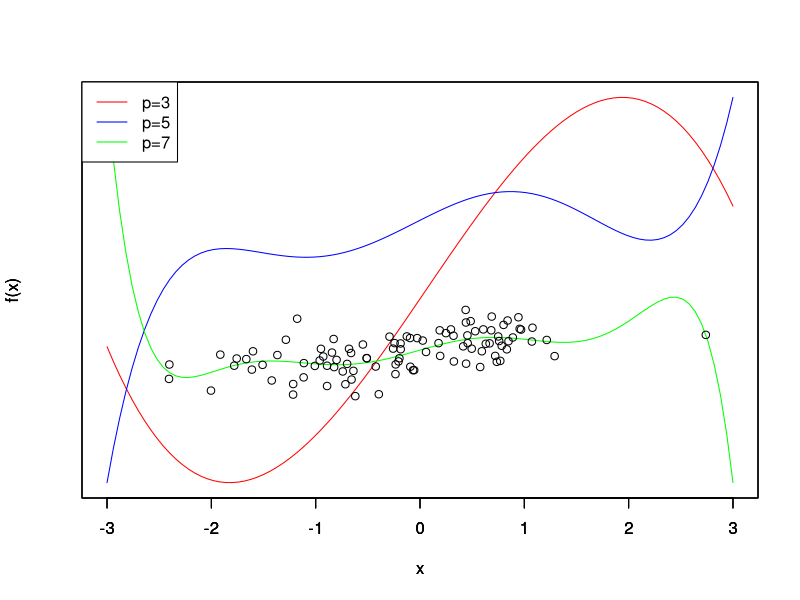
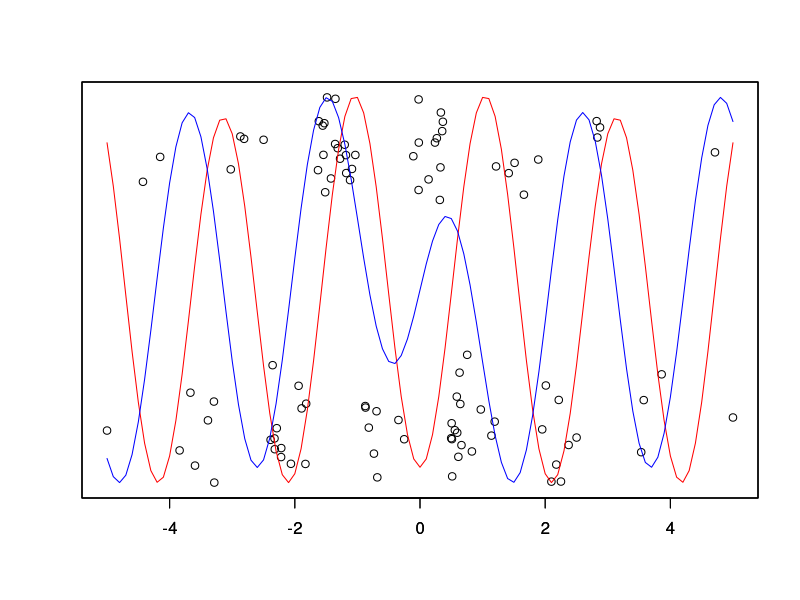
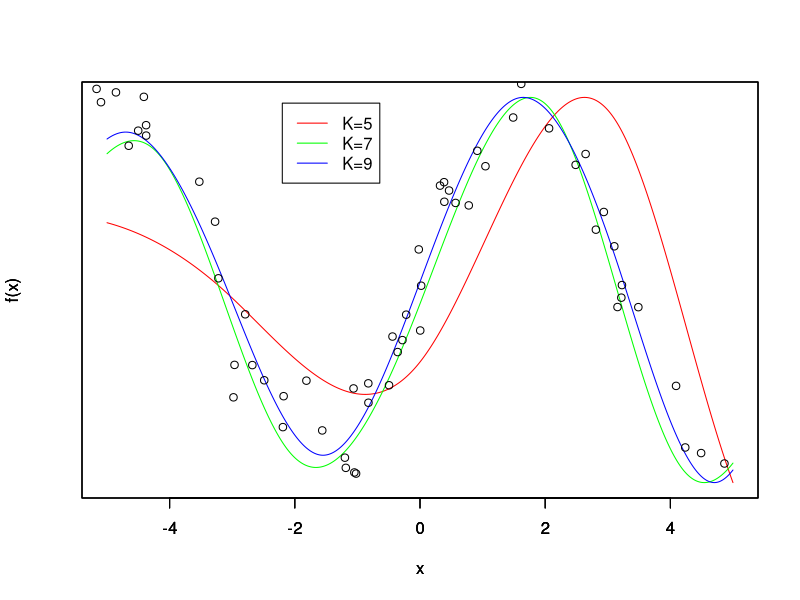
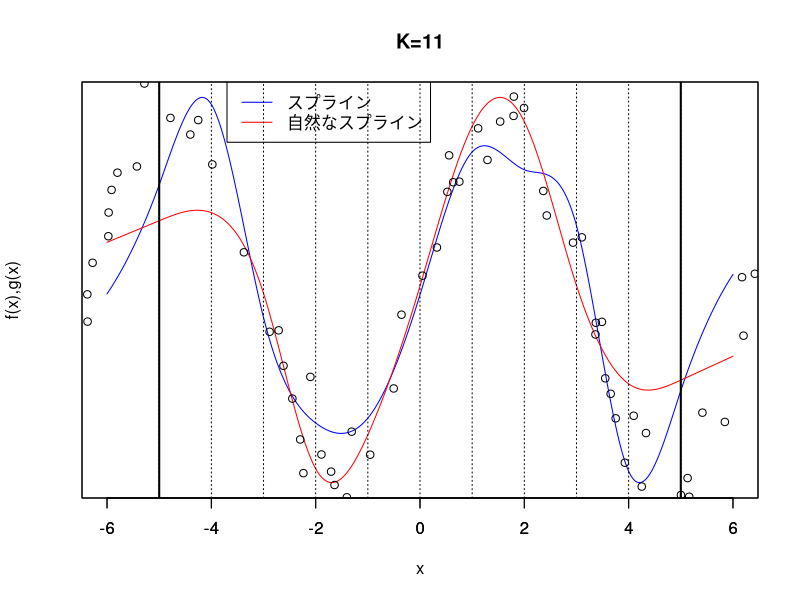
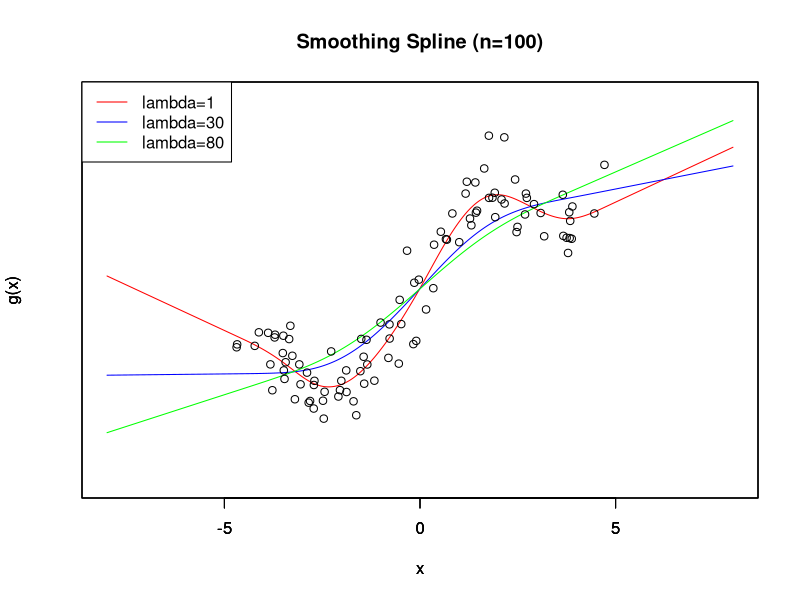

These charts were generated, in order, by the following R code: (Note: this script raises an error after producing the figures.)
# Chapter 7 NonLinear Regression
## 7.1 Polynomial Regression

n=100; x=rnorm(n); y=sin(x)+rnorm(n)　　　　　　　　　　　## data generation
m=3;p.set=c(3,5,7); col.set=c("red","blue","green")
g=function(beta,u){S=beta[1]; for(j in 1:p)S=S+beta[j+1]*u^j; return(S)}
for(i in 1:m){
  p=p.set[i]; X=rep(1,n);for(j in 1:p)X=cbind(X,x^j)
  beta=drop(solve(t(X)%*%X)%*%t(X)%*%y); f=function(u)g(beta,u)
  curve(f(x),-3,3, col=col.set[i],yaxt="n"); par(new=TRUE)
}
legend("topleft",lty=1,paste0("p=",p.set),col=col.set); points(x,y)

## Data Generation Closed to Even Function
n=100; x=rnorm(n)*pi; y=round(x)%%2*2-1+rnorm(n)*0.2
plot(x,y,xaxt="n",yaxt="n",ann=FALSE, main="偶関数の乱数をsin, cosで追従")

## The function f below chooses 1, cos x, cos 2x, cos 3x as the basis
X=cbind(1,cos(x),cos(2*x),cos(3*x)); beta=solve(t(X)%*%X)%*%t(X)%*%y
f=function(x)beta[1]+beta[2]*cos(x)+beta[3]*cos(2*x)+beta[4]*cos(3*x)
par(new=TRUE); 
curve(f(x),-5,5, col="red",yaxt="n",ann=FALSE)

## The function g below chooses 1, sin x, sin 2x, sin 3x as the basis
X=cbind(1,sin(x),sin(2*x),sin(3*x)); beta=solve(t(X)%*%X)%*%t(X)%*%y
g=function(x)beta[1]+beta[2]*sin(x)+beta[3]*sin(2*x)+beta[4]*sin(3*x)
par(new=TRUE); 
curve(g(x),-5,5,col="blue",yaxt="n",ann=FALSE)

## 7.2 Spline Regression

n=100; x=rnorm(n)*2*pi; y=sin(x)+0.2*rnorm(n) ## Data Generation via Random Numbers
col.set=c("red","green","blue"); K.set=c(5,7,9) ## Knots
for(k in 1:3){
  K=K.set[k]; knots=seq(-2*pi,2*pi,length=K)
  X=matrix(nrow=n,ncol=K+4)
  for(i in 1:n){
    X[i,1]= 1; X[i,2]= x[i]; X[i,3]= x[i]^2; X[i,4]= x[i]^3
    for(j in 1:K)X[i,j+4]=max((x[i]-knots[j])^3,0)
  }
  beta=solve(t(X)%*%X)%*%t(X)%*%y ## beta estimation
  f=function(x){S=beta[1]+beta[2]*x+beta[3]*x^2+beta[4]*x^3;
    for(j in 1:K)S=S+beta[j+4]*max((x-knots[j])^3,0)
    return(S)
  }　　　　　　　　　　　　　　　　　　　　　## obtaining Function f
  u.seq=seq(-5,5,0.02); v.seq=NULL; for(u in u.seq)v.seq=c(v.seq,f(u))
  plot(u.seq,v.seq,type="l",col=col.set[k], yaxt="n", xlab="x", ylab="f(x)")
  par(new=TRUE)
}
legend(-2.2,1,paste0("K=",K.set), lty=1, col=col.set); 
points(x,y)

## 7.3 Regression to Natural Spline Curves 

d=function(j,x,knots){
  K=length(knots);
  (max((x-knots[j])^3,0)-max((x-knots[K])^3,0))/(knots[K]-knots[j])
}
h=function(j,x,knots){
  K=length(knots);
  if(j==1) return(1) 
  else if(j==2)return(x) 
  else return(d(j-2,x,knots)-d(K-1,x,knots))
}
n=100; x=rnorm(n)*2*pi; y=sin(x)+0.2*rnorm(n); ## Data Generation
K=11; knots=seq(-5,5,length=K); X=matrix(nrow=n,ncol=K+4)
for(i in 1:n){
  X[i,1]= 1; X[i,2]= x[i]; X[i,3]= x[i]^2; X[i,4]= x[i]^3
  for(j in 1:K)X[i,j+4]=max((x[i]-knots[j])^3,0)
}
beta=solve(t(X)%*%X)%*%t(X)%*%y
f=function(x){ ## Spline Function
  S=beta[1]+beta[2]*x+beta[3]*x^2+beta[4]*x^3;
  for(j in 1:K)S=S+beta[j+4]*max((x-knots[j])^3,0)
  return(S)
}
X=matrix(nrow=n,ncol=K); X[,1]=1; for(j in 2:K)for(i in 1:n)X[i,j]=h(j,x[i],knots)
gamma=solve(t(X)%*%X)%*%t(X)%*%y
g=function(x){　　　　　　　　　　　　　　　## Natural Spline Function
  S=gamma[1]; for(j in 2:K)S=S+gamma[j]*h(j,x,knots); return(S)
}
u.seq=seq(-6,6,0.02); ## Draw the Functions as a Graph
v.seq=NULL; for(u in u.seq)v.seq=c(v.seq,f(u))
plot(u.seq,v.seq,type="l",col="blue", yaxt="n", xlab="x",ylab="f(x),g(x)"); par(new=TRUE);
w.seq=NULL; for(u in u.seq)w.seq=c(w.seq,g(u))
plot(u.seq,w.seq,type="l",col="red", yaxt="n", xlab="",ylab=""); par(new=TRUE)
legend(-3.7,1.1,c("スプライン","自然なスプライン"), lty=1, col=c("blue","red"))
points(x,y); abline(v=knots,lty=3); abline(v=c(-5,5),lwd=2); title("K=11")

## 7.4 Smoothing Spline

G=function(x){ ## The values of x is assumed to be in the ascending ordere
  n=length(x); g=matrix(0, nrow=n,ncol=n)
  for(i in 3:n)for(j in i:n){
    g[i,j]=12*(x[n]-x[n-1])*(x[n-1]-x[j-2])*(x[n-1]-x[i-2])/(x[n]-x[i-2])/(x[n]-x[j-2])+
      (12*x[n-1]+6*x[j-2]-18*x[i-2])*(x[n-1]-x[j-2])^2/(x[n]-x[i-2])/(x[n]-x[j-2])
    g[j,i]=g[i,j]
  }
  return(g)
}
n=100; x=runif(n,-5,5); y=x+sin(x)*2+rnorm(n) ## Data Generation
index=order(x); x=x[index];y=y[index]
X=matrix(nrow=n,ncol=n); X[,1]=1
for(j in 2:n)for(i in 1:n)X[i,j]=h(j,x[i],x) ## Generation of Matrix X
GG=G(x); ## Generation of Matrix G
lambda.set=c(1,30,80); col.set=c("red","blue","green")
for(i in 1:3){
  lambda=lambda.set[i]
  gamma=solve(t(X)%*%X+lambda*GG)%*%t(X)%*%y
  g=function(u){S=gamma[1]; for(j in 2:n)S=S+gamma[j]*h(j,u,x); return(S)}
  u.seq=seq(-8,8,0.02); v.seq=NULL; for(u in u.seq)v.seq=c(v.seq,g(u))
  plot(u.seq,v.seq,type="l",yaxt="n", xlab="x",ylab="g(x)",ylim=c(-8,8), col=col.set[i])
  par(new=TRUE)
}
points(x,y); legend("topleft", paste0("lambda=",lambda.set), col=col.set, lty=1)
title("Smoothing Spline (n=100)")

cv.ss.fast=function(X,y,lambda, G, k){
  n=length(y); m=n/k;
  H=X%*%solve(t(X)%*%X+lambda*G)%*%t(X); df=sum(diag(H))
  I=diag(rep(1,n)); e=(I-H)%*%y; I=diag(rep(1,m))
  S=0
  for(j in 1:k){
    test=((j-1)*m+1):(j*m);
    S=S+norm(solve(I-H[test,test])%*%e[test],"2")^2
  }
  return(list(score=S/n,df=df))
}
## Data Generation
n=100; x=runif(n,-5,5); y=x-0.02*sin(x)-0.1*rnorm(n)
index=order(x); x=x[index];y=y[index]
X=matrix(nrow=n,ncol=n); X[,1]=1; for(j in 2:n)for(i in 1:n)X[i,j]=h(j,x[i], x)
GG=G(x)
## Plot the Efficient Degree and Prediction Error for each lambda
u=seq(1,50); v=NULL; w=NULL
for(lambda in u){
  result=cv.ss.fast(X,y,lambda,GG,n); v=c(v,result$df); w=c(w,result$score)
}
plot(v,w,type="l",col="red",xlab="Efficient Degree",ylab="Prediction Error via CV")
title("The efficient degree and Predition Error via CV")

## 7.5 Local Regression

n=250; x=2*rnorm(n); y=sin(2*pi*x)+rnorm(n)/4 ## Data Generation
D=function(t) max(0.75*(1-t^2),0) ## Function Definition D
K=function(x,y,lambda) D(abs(x-y)/lambda) ## Function Definition K
f=function(z,lambda){ ## Function Definition f
  S=0; T=0;
  for(i in 1:n){S=S+K(x[i],z,lambda)*y[i]; T=T+K(x[i],z,lambda)}
  return(S/T)
}
plot(seq(-3,3,length=10),seq(-2,3,length=10),type="n",xlab="x", ylab="y"); points(x,y)
xx=seq(-3,3,0.1)
yy=NULL;for(zz in xx)yy=c(yy,f(zz,0.05)); lines(xx,yy,col="green")
yy=NULL;for(zz in xx)yy=c(yy,f(zz,0.25)); lines(xx,yy,col="blue")
## The curves for lambda=0.05, 0.25 have been drawn
m=n/10
lambda.seq=seq(0.05,1,0.01); SS.min=Inf
for(lambda in lambda.seq){
  SS=0
  for(k in 1:10){
    test=((k-1)*m+1):(k*m); train=setdiff(1:n,test)
      for(j in test){u=0; v=0;
        for(i in train){
          kk=K(x[i],x[j],lambda); u=u+kk*y[i]; v=v+kk
        }
        if(v==0){
          d.min=Inf;
          for(i in train){d=abs(x[j]-x[i]); if(d<d.min){d.min=d; index=i}};
          z=y[index]
        }
        else z=u/v
        SS=SS+(y[j]-z)^2
      }
  }
  if(SS<SS.min){SS.min=SS;lambda.best=lambda}
}
## The optimum lambda has been computed
yy=NULL;for(zz in xx)yy=c(yy,f(zz,lambda.best)); lines(xx,yy,col="red")
title("Nadaraya-Watson推定量")
legend("topleft",legend=paste0("lambda=",c(0.05, 0.25, "lambda.best")),
      lwd=1,col=c("green","blue","red"))
local=function(x,y,z=x){
  X=cbind(rep(1,n),x); yy=NULL; beta.hat=array(dim=2)
  for(u in z){
    w=array(dim=n); for(i in 1:n)w[i]=K(x[i],u,lambda=1); W=diag(w)
    beta.hat= solve(t(X)%*%W%*%X)%*%t(X)%*%W%*%y; yy=c(yy,beta.hat[1]+beta.hat[2]*u)
  }
  return(yy)
}
n=30; x=runif(n)*2*pi-pi; 
y=sin(x)+rnorm(n); 
plot(x,y) ## Data Generaion
m=200; U=seq(-pi,pi,pi/m); V=local(x,y,U)
lines(U,V,col="red",type="l"); 
title("Local Linear Regression (p=1, N=30)")

## 7.6 Generalized Additive Model

poly=function(x,y,z=x){
  n=length(x);m=length(z); X=cbind(rep(1,n),x,x^2,x^3); yy=array(dim=n);
  beta.hat=array(dim=4); beta.hat= solve(t(X)%*%X)%*%t(X)%*%y;
  X=cbind(rep(1,m),z,z^2,z^3); yy= X%*% beta.hat
  return(yy)
}
## The same function local is used as in the previous section.
n=30; x=runif(n)*2*pi-pi; y=sin(x)+rnorm(n); plot(x,y) ## Data Generation
y.1=0; y.2=0; for(k in 1:10){y.1=poly(x,y-y.2); y.2= local(x,y-y.1)}
z=seq(-2,2,0.1); par(mfrow=c(1,2))
plot(z,poly(x,y.1,z),type="l", xlab="x", ylab="f(x)", main="多項式回帰（3次）", col="green")
plot(z,local(x,y.2,z),type="l", xlab="x", ylab="f(x)", main="局所線形回帰",col="green")